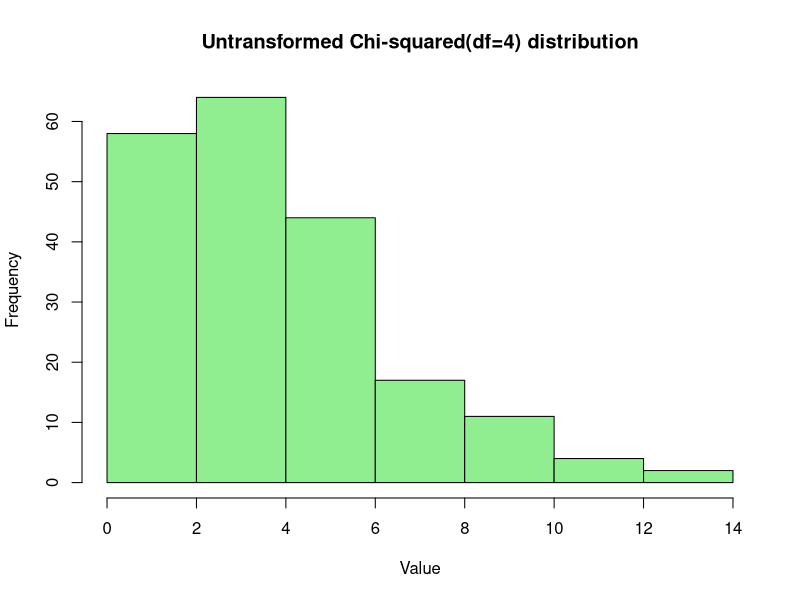
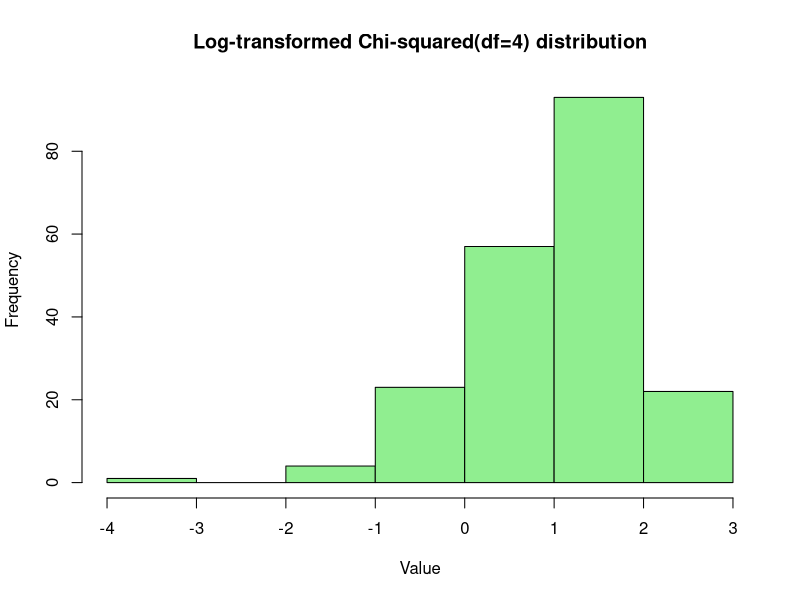
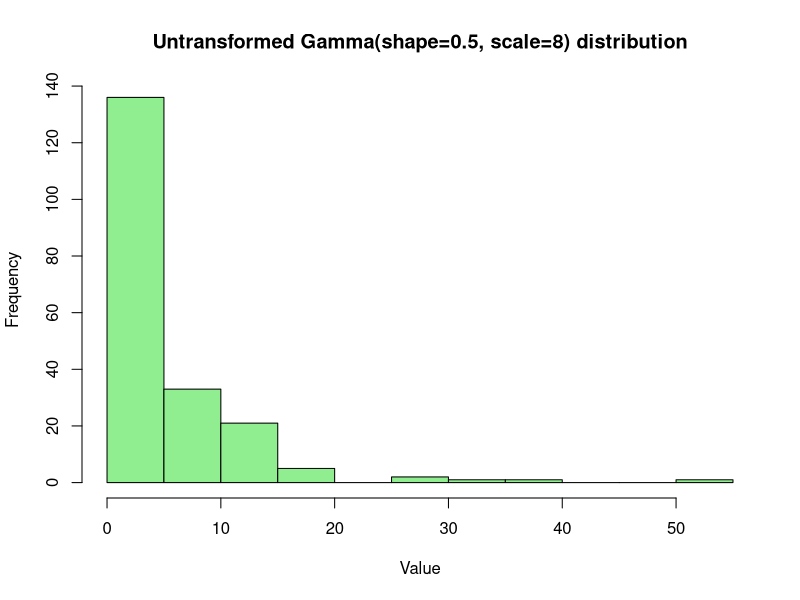
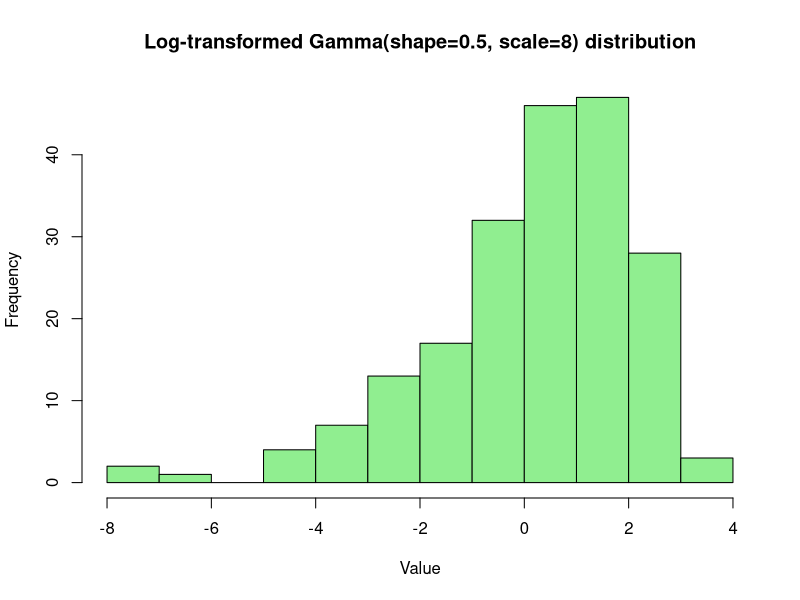
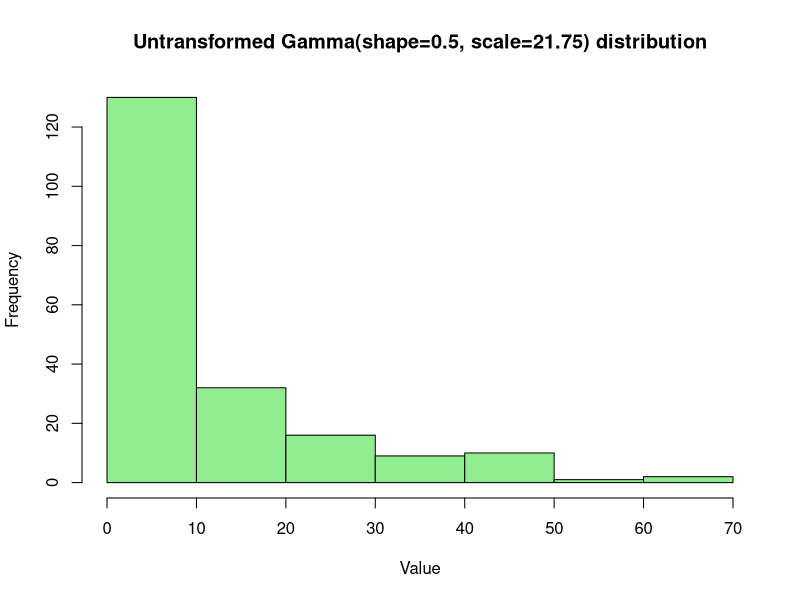
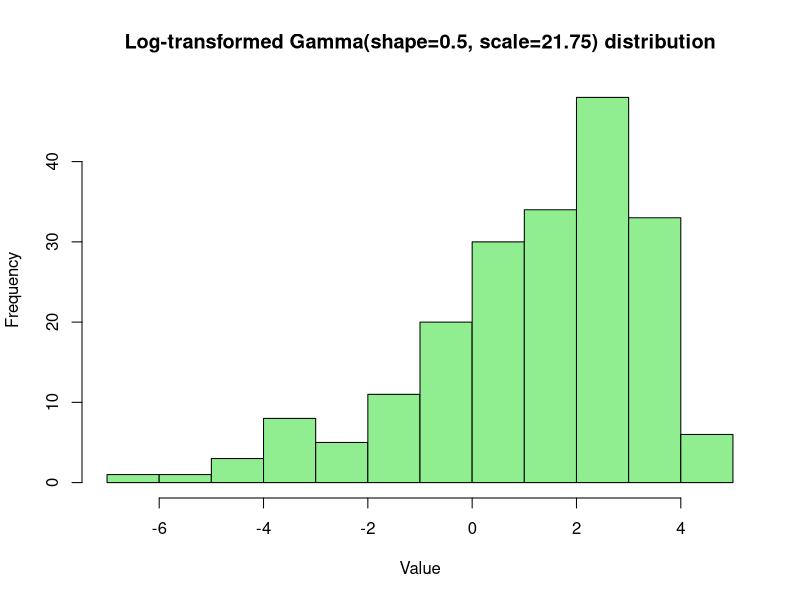

R code for these plots, in order:
## ---- chunk 1
set.seed(123)

simulateAndTest <- function(m, n, numSimulations = 10000) {
  rejectionCountOriginal <- 0
  rejectionCountTransformed <- 0
  
  for (i in 1:numSimulations) {
    sample1 <- rchisq(m, df = 4)
    sample2 <- rgamma(n, shape = 0.5, scale = 8)
    
    tResultOriginal <- t.test(sample1, sample2)
    tResultTransformed <- t.test(log(sample1), log(sample2))
    
    if (tResultOriginal$p.value < 0.05) {
      rejectionCountOriginal <- rejectionCountOriginal + 1
    }
    if (tResultTransformed$p.value < 0.05) {
      rejectionCountTransformed <- rejectionCountTransformed + 1
    }
  }
  
  rejectionRateOriginal <- rejectionCountOriginal / numSimulations
  rejectionRateTransformed <- rejectionCountTransformed / numSimulations
  
  return(c(rejectionRateOriginal, rejectionRateTransformed))
}

scenarios <- list(
  c(20, 50),
  c(200, 500),
  c(20, 50),
  c(200, 500)
)

for (scenario in scenarios) {
  m <- scenario[1]
  n <- scenario[2]
  
  rejectionRates <- simulateAndTest(m, n)
  cat(sprintf("Untransformed Rejection Rate: %.4f, Transformed Rejection Rate: %.4f\n", rejectionRates[1], rejectionRates[2]))
}
## ---- chunk 2
set.seed(42)

# Untransformed Chi-squared(df=4) distribution
sample1_i <- rchisq(200, df = 4)
hist(sample1_i, main = "Untransformed Chi-squared(df=4) distribution",
     xlab = "Value", 
     ylab = "Frequency", 
     col = "lightgreen",
     border = "black")

# Log-transformed
sample2_ii <- log(rchisq(200, df = 4))
hist(sample2_ii, main = "Log-transformed Chi-squared(df=4) distribution",
     xlab = "Value", 
     ylab = "Frequency", 
     col = "lightgreen", 
     border = "black")

# Untransformed Gamma(shape=0.5, scale=8) distribution
sample3_iii <- rgamma(200, shape = 0.5, scale = 8)
hist(sample3_iii, main = "Untransformed Gamma(shape=0.5, scale=8) distribution",
     xlab = "Value", 
     ylab = "Frequency", 
     col = "lightgreen",
     border = "black")

# Log-transformed
sample4_iv <- log(rgamma(200, shape = 0.5, scale = 8))
hist(sample4_iv, main = "Log-transformed Gamma(shape=0.5, scale=8) distribution",
     xlab = "Value", 
     ylab = "Frequency", 
     col = "lightgreen", 
     border = "black")

# Untransformed Gamma(shape=0.5, scale=21.75) distribution
sample5_v <- rgamma(200, shape = 0.5, scale = 21.75)
hist(sample5_v, main = "Untransformed Gamma(shape=0.5, scale=21.75) distribution",
     xlab = "Value", 
     ylab = "Frequency", 
     col = "lightgreen",
     border = "black")

# Log-transformed
sample6_vi <- log(rgamma(200, shape = 0.5, scale = 21.75))
hist(sample6_vi, main = "Log-transformed Gamma(shape=0.5, scale=21.75) distribution",
     xlab = "Value", ylab = "Frequency", col = "lightgreen", border = "black")
## ---- chunk 3
# Set seed for reproducibility
set.seed(42)

# Parameters
numSimulations <- 10000
nSamp <- 1000

# Initialize variables
chiSquaredMeans <- 0
gamma1Means <- 0
gamma2Means <- 0

# Initialize log-transformed variables
logChiSquaredMeans <- 0
logGamma1Means <- 0
logGamma2Means <- 0

# Perform simulations
for (i in 1:numSimulations) {
  # Simulate random samples from Chi-squared distribution
  chiSquaredSample <- rchisq(nSamp, 4)
  
  # Simulate random samples from Gamma distributions
  gammaSample1 <- rgamma(nSamp, shape = 0.5, scale = 8)
  gammaSample2 <- rgamma(nSamp, shape = 0.5, scale = 21.75)
  
  # Calculate means and store results
  chiSquaredMeans[i] <- mean(chiSquaredSample)
  gamma1Means[i] <- mean(gammaSample1)
  gamma2Means[i] <- mean(gammaSample2)
  
  # Calculate log-transformed means and store results
  logChiSquaredMeans[i] <- mean(log(chiSquaredSample))
  logGamma1Means[i] <- mean(log(gammaSample1))
  logGamma2Means[i] <- mean(log(gammaSample2))
}

# Calculate average of the simulation results
averageChiSquaredMean <- mean(chiSquaredMeans)
averageGamma1Mean <- mean(gamma1Means)
averageGamma2Mean <- mean(gamma2Means)

# Calculate average of log-transformed simulation results
averageLogChiSquaredMean <- mean(logChiSquaredMeans)
averageLogGamma1Mean <- mean(logGamma1Means)
averageLogGamma2Mean <- mean(logGamma2Means)

# Print the average estimated means
cat("Average Estimated True Population Mean (Chi-squared):", averageChiSquaredMean, "\n")
cat("Average Estimated True Population Mean (Log-transformed Chi-squared):", averageLogChiSquaredMean, "\n")

cat("Average Estimated True Population Mean (Gamma, shape=0.5, scale=8):", averageGamma1Mean, "\n")
cat("Average Estimated True Population Mean (Log-transformed Gamma, shape=0.5, scale=8):", averageLogGamma1Mean, "\n")

cat("Average Estimated True Population Mean (Gamma, shape=0.5, scale=21.75):", averageGamma2Mean, "\n")
cat("Average Estimated True Population Mean (Log-transformed Gamma, shape=0.5, scale=21.75):", averageLogGamma2Mean, "\n")

